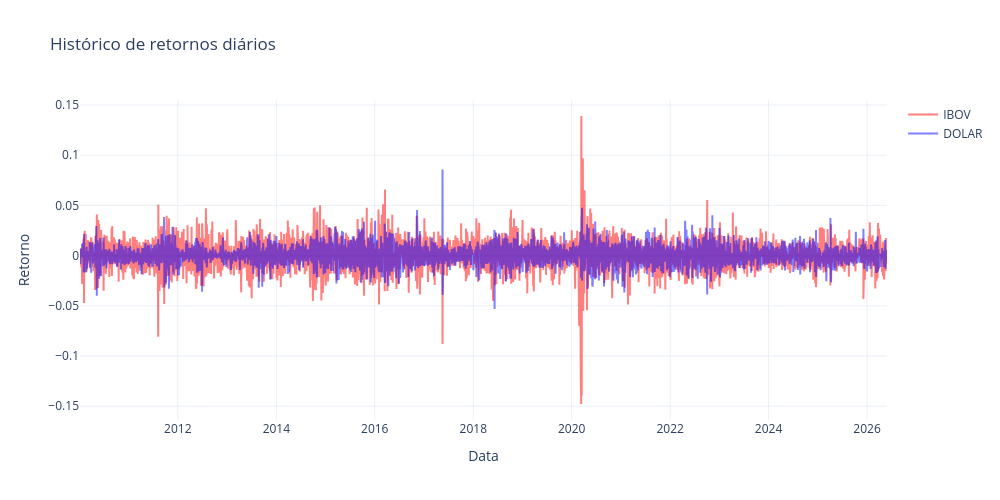

Notebook code for this chart:
### Code cell
# convertendo data
df_unif['date'] = pd.to_datetime(df_unif['date'])

cores = ['red', 'blue']
cols_retorno = ['retorno_IBOV', 'retorno_DOLAR']

# Criando figura interativa com plotly
fig = go.Figure()

for col, cor in zip(cols_retorno, cores):
    fig.add_trace(go.Scatter(
        x=df_unif['date'],
        y=df_unif[col],
        mode='lines',
        name=col.replace('retorno_', ''),
        line=dict(color=cor, width=2),
        opacity=0.5
    ))

fig.update_layout(
    title='Histórico de retornos diários',
    xaxis_title='Data',
    yaxis_title='Retorno',
    hovermode='x unified',
    template='plotly_white',
    height=500,
    width=1000
)

fig.show()

### Figure 1 — Plotly figure (JSON) as saved in the notebook; plotly's stock layout.template omitted (floating-point values rounded to 4 significant figures; data arrays with more than 128 entries replaced by an {"elided": "..."} marker saying what was removed)
{"data": [{"line": {"color": "red", "width": 2}, "mode": "lines", "name": "IBOV", "opacity": 0.5, "type": "scatter", "x": {"elided": "4054 str values"}, "y": {"elided": "4054 float values"}}, {"line": {"color": "blue", "width": 2}, "mode": "lines", "name": "DOLAR", "opacity": 0.5, "type": "scatter", "x": {"elided": "4054 str values"}, "y": {"elided": "4054 float values"}}], "layout": {"height": 500, "hovermode": "x unified", "title": {"text": "Histórico de retornos diários"}, "width": 1000, "xaxis": {"title": {"text": "Data"}}, "yaxis": {"title": {"text": "Retorno"}}}}
